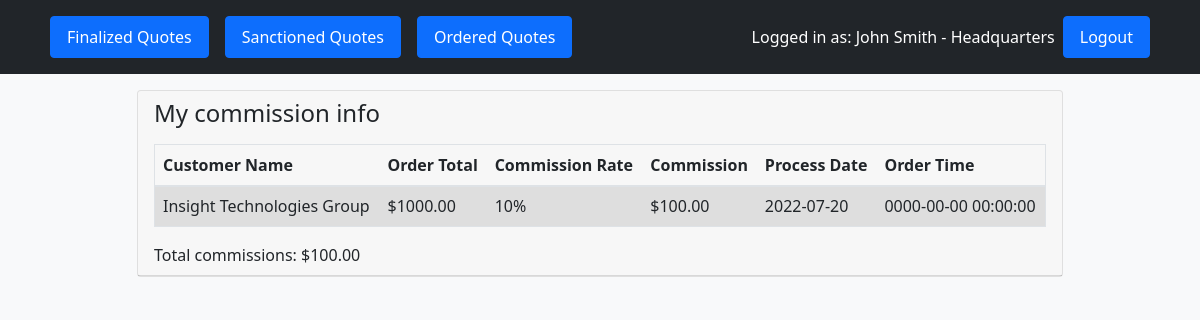
Screenshot of /html/myCommissions.php (signed in) with the database file from the repository.
### tables this page shows
CREATE TABLE PurchaseOrders(
    PurchaseID INT NOT NULL AUTO_INCREMENT,
    QuoteID INT,
    EmployeeID INT,
    CustomerID INT,
    OrderTotal DECIMAL(10, 2) NOT NULL,
    CustomerName VARCHAR(32),
    ProcessDate DATE NOT NULL DEFAULT CURRENT_DATE(),
    CommissionRate VARCHAR(3) NOT NULL,
    OrderTime TIMESTAMP NOT NULL,

    PRIMARY KEY (PurchaseID),
    FOREIGN KEY (QuoteID) REFERENCES Quotes (QuoteID),
    FOREIGN KEY (EmployeeID) REFERENCES Employees (EmployeeID)
    

);

### html/myCommissions.php (the view, shortened to what this page needs)
<?php
include 'header.php';
?>
<!DOCTYPE html>
<html lang="en">
<head>
</head>
<body>
<div class="container">
        <div class="row justify-content-center">
            <div class="col-md-10">
                <div class="card mt-3">
                    <div class="card-header">
                        <h4 class="mb-3">My commission info</h4>
<?php
    try {
        $pdo = connectdb();
        $result = $pdo->query("SELECT * FROM PurchaseOrders WHERE EmployeeID = {$_SESSION['userID']}");
        $orders = $result->fetchAll(PDO::FETCH_ASSOC);
        echo "<table class='table table-striped' border='1'>";
        echo "<thead>";
        echo "<tr>
            <th>Customer Name</th>
            <th>Order Total</th>
            <th>Commission Rate</th>
            <th>Commission</th>
            <th>Process Date</th>
            <th>Order Time</th>
        <tr>
        </thead>
        <tbody>";
        $commissionTotal = (float)0.00;
        foreach ($orders as $order) {
            $commission = (float)$order['OrderTotal'] * 0.01 * $order['CommissionRate'];
            $commissionTotal += $commission;
            $commission = number_format($commission,2);
            echo "<tr>
                <td>{$order['CustomerName']}</td>
                <td>\${$order['OrderTotal']}</td>
                <td>{$order['CommissionRate']}%</td>
                <td>\${$commission}</td>
                <td>{$order['ProcessDate']}</td>
                <td>{$order['OrderTime']}</td>
                </tr>";
        }
        echo "</tbody>";
        echo "</table>";
        echo "Total commissions: $" . number_format($commissionTotal,2);
    }
    catch(PDOexception $e) {
        echo "Connection failed: " . $e->getMessage();
    }
?>
</body>
</html>

### rows the page displays
purchaseorders: CustomerName "Insight Technologies Group", OrderTotal "1000.00", CommissionRate "10", commission "100.00", ProcessDate "2022-07-20", OrderTime "0000-00-00 00:00:00"

### other values shown
$_SESSION['username'] "John Smith"
$_SESSION['userType'] "Headquarters"
$commissionTotal "100.00"
